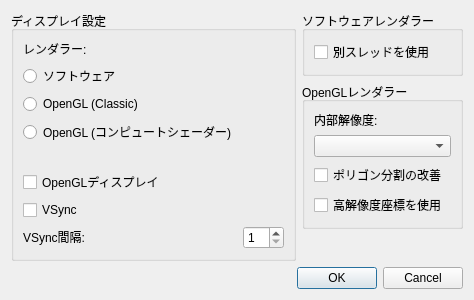
<?xml version="1.0" encoding="UTF-8"?>
<ui version="4.0">
 <class>VideoSettingsDialog</class>
 <widget class="QDialog" name="VideoSettingsDialog">
  <property name="geometry">
   <rect>
    <x>0</x>
    <y>0</y>
    <width>514</width>
    <height>316</height>
   </rect>
  </property>
  <property name="sizePolicy">
   <sizepolicy hsizetype="Preferred" vsizetype="Preferred">
    <horstretch>0</horstretch>
    <verstretch>0</verstretch>
   </sizepolicy>
  </property>
  <property name="windowTitle">
   <string>映像設定 - melonDS</string>
  </property>
  <layout class="QGridLayout" name="gridLayout">
   <property name="sizeConstraint">
    <enum>QLayout::SizeConstraint::SetFixedSize</enum>
   </property>
   <property name="horizontalSpacing">
    <number>6</number>
   </property>
   <item row="1" column="1">
    <widget class="QGroupBox" name="groupBox_3">
     <property name="title">
      <string>OpenGLレンダラー</string>
     </property>
     <layout class="QGridLayout" name="gridLayout_4">
      <item row="0" column="0">
       <widget class="QLabel" name="label_3">
        <property name="text">
         <string>内部解像度:</string>
        </property>
       </widget>
      </item>
      <item row="2" column="0">
       <widget class="QCheckBox" name="cbBetterPolygons">
        <property name="whatsThis">
         <string>&lt;html&gt;&lt;head/&gt;&lt;body&gt;&lt;p&gt;Enabling this may help reduce distortion on quads and more complex polygons, but may also reduce performance.&lt;/p&gt;&lt;/body&gt;&lt;/html&gt;</string>
        </property>
        <property name="text">
         <string>ポリゴン分割の改善</string>
        </property>
       </widget>
      </item>
      <item row="1" column="0">
       <widget class="QComboBox" name="cbxGLResolution">
        <property name="whatsThis">
         <string>&lt;html&gt;&lt;head/&gt;&lt;body&gt;&lt;p&gt;The resolution at which the 3D graphics will be rendered. Higher resolutions improve graphics quality when the main window is enlarged, but may also cause glitches.&lt;/p&gt;&lt;/body&gt;&lt;/html&gt;</string>
        </property>
       </widget>
      </item>
      <item row="3" column="0">
       <widget class="QCheckBox" name="cbxComputeHiResCoords">
        <property name="text">
         <string>高解像度座標を使用</string>
        </property>
       </widget>
      </item>
     </layout>
    </widget>
   </item>
   <item row="0" column="1">
    <widget class="QGroupBox" name="groupBox_2">
     <property name="title">
      <string>ソフトウェアレンダラー</string>
     </property>
     <layout class="QGridLayout" name="gridLayout_3">
      <item row="0" column="0">
       <widget class="QCheckBox" name="cbSoftwareThreaded">
        <property name="whatsThis">
         <string>&lt;html&gt;&lt;head/&gt;&lt;body&gt;&lt;p&gt;Run the software renderer on a separate thread. Yields better performance on multi-core CPUs.&lt;/p&gt;&lt;/body&gt;&lt;/html&gt;</string>
        </property>
        <property name="text">
         <string>別スレッドを使用</string>
        </property>
       </widget>
      </item>
     </layout>
    </widget>
   </item>
   <item row="4" column="0" colspan="2">
    <widget class="QDialogButtonBox" name="buttonBox">
     <property name="orientation">
      <enum>Qt::Orientation::Horizontal</enum>
     </property>
     <property name="standardButtons">
      <set>QDialogButtonBox::StandardButton::Cancel|QDialogButtonBox::StandardButton::Ok</set>
     </property>
    </widget>
   </item>
   <item row="0" column="0" rowspan="3" alignment="Qt::AlignmentFlag::AlignTop">
    <widget class="QGroupBox" name="groupBox">
     <property name="title">
      <string>ディスプレイ設定</string>
     </property>
     <layout class="QGridLayout" name="gridLayout_2">
      <item row="7" column="1">
       <widget class="QSpinBox" name="sbVSyncInterval">
        <property name="whatsThis">
         <string>&lt;html&gt;&lt;head/&gt;&lt;body&gt;&lt;p&gt;The interval at which to synchronize to the monitor's refresh rate. Set to 1 for a 60Hz monitor, 2 for 120Hz, ...&lt;/p&gt;&lt;/body&gt;&lt;/html&gt;</string>
        </property>
        <property name="minimum">
         <number>1</number>
        </property>
        <property name="maximum">
         <number>20</number>
        </property>
       </widget>
      </item>
      <item row="5" column="0" colspan="2">
       <widget class="QCheckBox" name="cbGLDisplay">
        <property name="whatsThis">
         <string>&lt;html&gt;&lt;head/&gt;&lt;body&gt;&lt;p&gt;Use OpenGL to draw the DS screens to the main window. May result in better frame pacing. Mandatory when using the OpenGL 3D renderer.&lt;/p&gt;&lt;/body&gt;&lt;/html&gt;</string>
        </property>
        <property name="text">
         <string>OpenGLディスプレイ</string>
        </property>
       </widget>
      </item>
      <item row="4" column="0" colspan="2">
       <spacer name="verticalSpacer">
        <property name="orientation">
         <enum>Qt::Orientation::Vertical</enum>
        </property>
        <property name="sizeType">
         <enum>QSizePolicy::Policy::Fixed</enum>
        </property>
        <property name="sizeHint" stdset="0">
         <size>
          <width>20</width>
          <height>20</height>
         </size>
        </property>
       </spacer>
      </item>
      <item row="6" column="0" colspan="2">
       <widget class="QCheckBox" name="cbVSync">
        <property name="whatsThis">
         <string>&lt;html&gt;&lt;head/&gt;&lt;body&gt;&lt;p&gt;When using OpenGL, synchronize the video output to your monitor's refresh rate.&lt;/p&gt;&lt;/body&gt;&lt;/html&gt;</string>
        </property>
        <property name="text">
         <string>VSync</string>
        </property>
       </widget>
      </item>
      <item row="7" column="0">
       <widget class="QLabel" name="label_2">
        <property name="sizePolicy">
         <sizepolicy hsizetype="Fixed" vsizetype="Fixed">
          <horstretch>0</horstretch>
          <verstretch>0</verstretch>
         </sizepolicy>
        </property>
        <property name="whatsThis">
         <string>&lt;html&gt;&lt;head/&gt;&lt;body&gt;&lt;p&gt;The interval at which to synchronize to the monitor's refresh rate. Set to 1 for a 60Hz monitor, 2 for 120Hz, ...&lt;/p&gt;&lt;/body&gt;&lt;/html&gt;</string>
        </property>
        <property name="text">
         <string>VSync間隔:</string>
        </property>
       </widget>
      </item>
      <item row="2" column="0" colspan="2">
       <widget class="QRadioButton" name="rb3DOpenGL">
        <property name="whatsThis">
         <string>&lt;html&gt;&lt;head/&gt;&lt;body&gt;&lt;p&gt;The OpenGL renderer may be faster than software and supports graphical enhancements, but is more prone to glitches.&lt;/p&gt;&lt;/body&gt;&lt;/html&gt;</string>
        </property>
        <property name="text">
         <string>OpenGL (Classic)</string>
        </property>
       </widget>
      </item>
      <item row="1" column="0" colspan="2">
       <widget class="QRadioButton" name="rb3DSoftware">
        <property name="whatsThis">
         <string>&lt;html&gt;&lt;head/&gt;&lt;body&gt;&lt;p&gt;The software renderer is more accurate and less prone to rendering glitches, but requires more CPU power.&lt;/p&gt;&lt;/body&gt;&lt;/html&gt;</string>
        </property>
        <property name="text">
         <string>ソフトウェア</string>
        </property>
       </widget>
      </item>
      <item row="0" column="0" colspan="2">
       <widget class="QLabel" name="label">
        <property name="text">
         <string>レンダラー:</string>
        </property>
       </widget>
      </item>
      <item row="3" column="0">
       <widget class="QRadioButton" name="rb3DCompute">
        <property name="text">
         <string>OpenGL (コンピュートシェーダー)</string>
        </property>
       </widget>
      </item>
     </layout>
    </widget>
   </item>
  </layout>
 </widget>
 <tabstops>
  <tabstop>rb3DSoftware</tabstop>
  <tabstop>rb3DOpenGL</tabstop>
  <tabstop>cbGLDisplay</tabstop>
  <tabstop>cbVSync</tabstop>
  <tabstop>sbVSyncInterval</tabstop>
  <tabstop>cbSoftwareThreaded</tabstop>
  <tabstop>cbxGLResolution</tabstop>
  <tabstop>cbBetterPolygons</tabstop>
 </tabstops>
 <resources/>
 <connections>
  <connection>
   <sender>buttonBox</sender>
   <signal>accepted()</signal>
   <receiver>VideoSettingsDialog</receiver>
   <slot>accept()</slot>
   <hints>
    <hint type="sourcelabel">
     <x>248</x>
     <y>254</y>
    </hint>
    <hint type="destinationlabel">
     <x>157</x>
     <y>274</y>
    </hint>
   </hints>
  </connection>
  <connection>
   <sender>buttonBox</sender>
   <signal>rejected()</signal>
   <receiver>VideoSettingsDialog</receiver>
   <slot>reject()</slot>
   <hints>
    <hint type="sourcelabel">
     <x>316</x>
     <y>260</y>
    </hint>
    <hint type="destinationlabel">
     <x>286</x>
     <y>274</y>
    </hint>
   </hints>
  </connection>
 </connections>
</ui>
